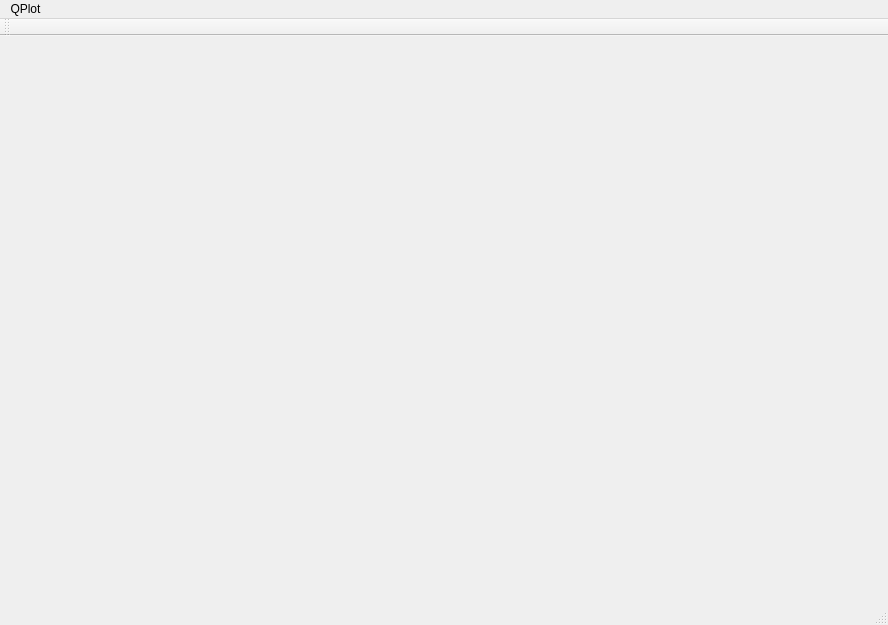
<?xml version="1.0" encoding="UTF-8"?>
<ui version="4.0">
 <class>QPlotClass</class>
 <widget class="QMainWindow" name="QPlotClass">
  <property name="geometry">
   <rect>
    <x>0</x>
    <y>0</y>
    <width>888</width>
    <height>625</height>
   </rect>
  </property>
  <property name="windowTitle">
   <string>QPlot</string>
  </property>
  <widget class="QWidget" name="centralWidget">
   <layout class="QGridLayout" name="gridLayout">
    <item row="0" column="0">
     <widget class="QCustomPlot" name="widget" native="true"/>
    </item>
   </layout>
  </widget>
  <widget class="QMenuBar" name="menuBar">
   <property name="geometry">
    <rect>
     <x>0</x>
     <y>0</y>
     <width>888</width>
     <height>26</height>
    </rect>
   </property>
   <widget class="QMenu" name="menuQPlot">
    <property name="title">
     <string>QPlot</string>
    </property>
   </widget>
   <addaction name="menuQPlot"/>
  </widget>
  <widget class="QToolBar" name="mainToolBar">
   <attribute name="toolBarArea">
    <enum>TopToolBarArea</enum>
   </attribute>
   <attribute name="toolBarBreak">
    <bool>false</bool>
   </attribute>
  </widget>
  <widget class="QStatusBar" name="statusBar"/>
 </widget>
 <layoutdefault spacing="6" margin="11"/>
 <customwidgets>
  <customwidget>
   <class>QCustomPlot</class>
   <extends>QWidget</extends>
   <header>qcustomplot.h</header>
   <container>1</container>
  </customwidget>
 </customwidgets>
 <resources>
  <include location="QPlot.qrc"/>
 </resources>
 <connections/>
</ui>
